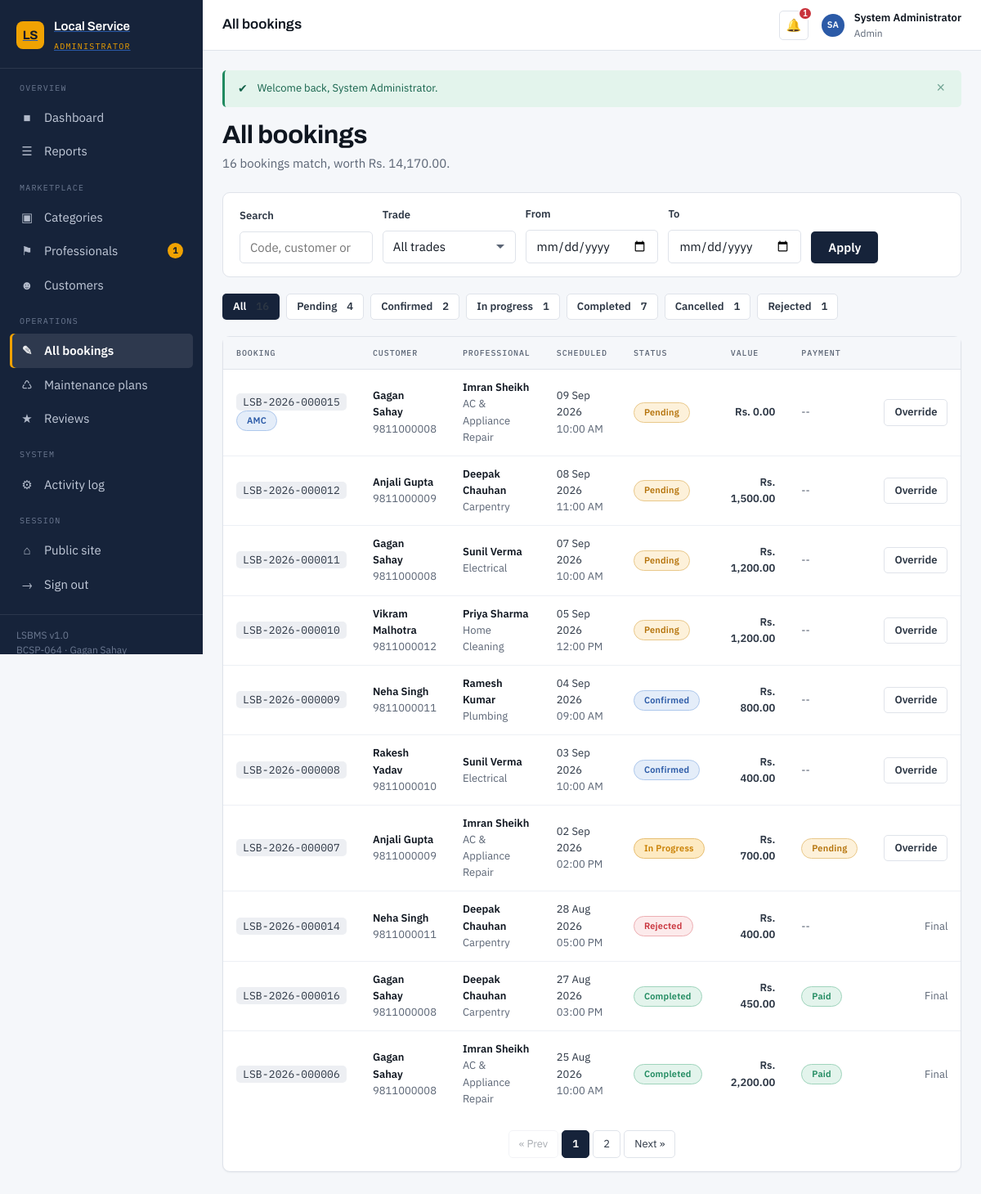
The app's page /admin/bookings.php (signed in) with its own data.
### tables this page shows
CREATE TABLE bookings (
    booking_id          INT UNSIGNED NOT NULL AUTO_INCREMENT,
    booking_code        VARCHAR(20)  NOT NULL,
    user_id             INT UNSIGNED NOT NULL COMMENT 'The customer raising the request',
    provider_id         INT UNSIGNED NOT NULL,
    service_id          INT UNSIGNED     NULL COMMENT 'NULL when booked directly against a provider',
    booking_date        DATE         NOT NULL,
    booking_time        TIME         NOT NULL,
    duration_minutes    SMALLINT UNSIGNED NOT NULL DEFAULT 60,
    service_address     VARCHAR(255) NOT NULL,
    city                VARCHAR(60)      NULL,
    pincode             VARCHAR(6)       NULL,
    problem_description TEXT             NULL,
    status              ENUM('pending','confirmed','in_progress','completed','cancelled','rejected')
                        NOT NULL DEFAULT 'pending',
    estimated_cost      DECIMAL(10,2) NOT NULL DEFAULT 0.00,
    final_cost          DECIMAL(10,2)     NULL,
    cancellation_reason VARCHAR(255)      NULL,
    is_maintenance      TINYINT(1)   NOT NULL DEFAULT 0 COMMENT '1 = auto-raised by an AMC contract',
    created_at          DATETIME     NOT NULL DEFAULT CURRENT_TIMESTAMP,
    updated_at          DATETIME     NOT NULL DEFAULT CURRENT_TIMESTAMP ON UPDATE CURRENT_TIMESTAMP,

    PRIMARY KEY (booking_id),
    UNIQUE  KEY uq_bookings_code (booking_code),
    KEY idx_bookings_user     (user_id),
    KEY idx_bookings_provider (provider_id),
    KEY idx_bookings_service  (service_id),
    KEY idx_bookings_status   (status),
    KEY idx_bookings_date     (booking_date),
     
     
    KEY idx_bookings_slot     (provider_id, booking_date, booking_time),

    CONSTRAINT fk_bookings_user
        FOREIGN KEY (user_id)     REFERENCES users (user_id)
        ON DELETE CASCADE  ON UPDATE CASCADE,
    CONSTRAINT fk_bookings_provider
        FOREIGN KEY (provider_id) REFERENCES providers (provider_id)
        ON DELETE CASCADE  ON UPDATE CASCADE,
    CONSTRAINT fk_bookings_service
        FOREIGN KEY (service_id)  REFERENCES services (service_id)
        ON DELETE SET NULL ON UPDATE CASCADE
);

CREATE TABLE users (
    user_id        INT UNSIGNED  NOT NULL AUTO_INCREMENT,
    full_name      VARCHAR(100)  NOT NULL,
    email          VARCHAR(150)  NOT NULL,
    password_hash  VARCHAR(255)  NOT NULL  COMMENT 'bcrypt output of password_hash(); never plaintext',
    phone          VARCHAR(15)   NOT NULL,
    address        VARCHAR(255)      NULL,
    city           VARCHAR(60)       NULL,
    pincode        VARCHAR(6)        NULL,
    profile_photo  VARCHAR(255)      NULL  COMMENT 'Relative path under assets/uploads/',
    role           ENUM('customer','provider','admin') NOT NULL DEFAULT 'customer',
    status         ENUM('active','suspended')          NOT NULL DEFAULT 'active',
    created_at     DATETIME      NOT NULL DEFAULT CURRENT_TIMESTAMP,
    updated_at     DATETIME      NOT NULL DEFAULT CURRENT_TIMESTAMP ON UPDATE CURRENT_TIMESTAMP,

    PRIMARY KEY (user_id),
    UNIQUE  KEY uq_users_email (email),
    KEY     idx_users_role     (role),
    KEY     idx_users_city     (city)
);

CREATE TABLE categories (
    category_id    INT UNSIGNED  NOT NULL AUTO_INCREMENT,
    category_name  VARCHAR(80)   NOT NULL,
    description    VARCHAR(255)      NULL,
    icon           VARCHAR(40)       NULL  COMMENT 'Emoji / icon shown on the landing page',
    is_active      TINYINT(1)    NOT NULL DEFAULT 1,
    created_at     DATETIME      NOT NULL DEFAULT CURRENT_TIMESTAMP,

    PRIMARY KEY (category_id),
    UNIQUE  KEY uq_categories_name (category_name)
);

### admin/bookings.php (the view, shortened to what this page needs)
<?php
$pdo = db();
$filter     = get('status', 'all');
$categoryId = get_int('category');
$keyword    = get('q');
$fromDate   = get('from');
$toDate     = get('to');
$tabs = [
    'all'         => 'All',
    'pending'     => 'Pending',
    'confirmed'   => 'Confirmed',
    'in_progress' => 'In progress',
    'completed'   => 'Completed',
    'cancelled'   => 'Cancelled',
    'rejected'    => 'Rejected',
];
$where  = [];
$params = [];
$whereSql = $where ? 'WHERE ' . implode(' AND ', $where) : '';
$counts = ['all' => 0];
foreach ($pdo->query('SELECT status, COUNT(*) AS n FROM bookings GROUP BY status')->fetchAll() as $row) {
    $counts[$row['status']] = (int) $row['n'];
    $counts['all'] += (int) $row['n'];
}
$baseSql = "FROM bookings   b
            JOIN users      cu ON cu.user_id    = b.user_id
            JOIN providers  p  ON p.provider_id = b.provider_id
            JOIN users      pu ON pu.user_id    = p.user_id
            JOIN categories c  ON c.category_id = p.category_id
            LEFT JOIN services s   ON s.service_id  = b.service_id
            LEFT JOIN payments pay ON pay.booking_id = b.booking_id
            $whereSql";
$countStmt = $pdo->prepare("SELECT COUNT(*) $baseSql");
$countStmt->execute($params);
$totalRows  = (int) $countStmt->fetchColumn();
$totalPages = (int) ceil($totalRows / RECORDS_PER_PAGE);
$page       = max(1, get_int('page', 1));
$page       = $totalPages > 0 ? min($page, $totalPages) : 1;
$offset     = ($page - 1) * RECORDS_PER_PAGE;
$stmt = $pdo->prepare(
    "SELECT b.*, cu.full_name AS customer_name, cu.phone AS customer_phone,
            pu.full_name AS provider_name, c.category_name, s.service_name,
            pay.invoice_no, pay.payment_status
     $baseSql
     ORDER BY b.booking_date DESC, b.booking_time DESC
     LIMIT " . (int) RECORDS_PER_PAGE . " OFFSET " . (int) $offset
);
$stmt->execute($params);
$bookings = $stmt->fetchAll();
$queryParts = array_filter([
    'status'   => $filter !== 'all' ? $filter : null,
    'category' => $categoryId > 0 ? $categoryId : null,
    'q'        => $keyword !== '' ? $keyword : null,
    'from'     => valid_date($fromDate) ? $fromDate : null,
    'to'       => valid_date($toDate)   ? $toDate   : null,
], static fn($v) => $v !== null);
$baseQuery = http_build_query($queryParts);
include __DIR__ . '/../includes/header.php';
?>
<form class="filters" method="get" action="bookings.php">
    <div class="filters__row">
        <div>
            <label class="label" for="q">Search</label>
            <input class="input" type="search" id="q" name="q" value="<?= e($keyword) ?>"
                   placeholder="Code, customer or professional">
        </div>
        <div>
            <label class="label" for="category">Trade</label>
            <select class="select" id="category" name="category">
                <option value="">All trades</option>
            </select>
        </div>
        <div>
            <label class="label" for="from">From</label>
            <input class="input" type="date" id="from" name="from" value="<?= e($fromDate) ?>">
        </div>
        <div>
            <label class="label" for="to">To</label>
            <input class="input" type="date" id="to" name="to" value="<?= e($toDate) ?>">
        </div>
        <div class="btn-row">
            <button class="btn btn--primary" type="submit">Apply</button>
        </div>
    </div>
</form>
<div class="btn-row" style="margin-bottom:var(--sp-5)">
    <?php foreach ($tabs as $key => $label): ?>
        <a class="btn <?= $filter === $key ? 'btn--primary' : 'btn--outline' ?> btn--sm"
           href="bookings.php?status=<?= e($key) ?>">
            <?= e($label) ?>
            <?php if (!empty($counts[$key])): ?>
                <span class="ref" style="background:none;padding:0 0 0 4px"><?= (int) $counts[$key] ?></span>
            <?php endif; ?>
        </a>
    <?php endforeach; ?>
</div>
<?php if (!$bookings): ?>
    <div class="card">
        <div class="empty">
            <div class="empty__icon" aria-hidden="true">&#128203;</div>
            <h3>No bookings match</h3>
            <p>Try widening the date range, or clearing the filters.</p>
            <a class="btn btn--primary" href="bookings.php">Show all bookings</a>
        </div>
    </div>
<?php else: ?>
    <section class="card">
        <div class="card__body card__body--flush">
            <div class="table-wrap">
                <table class="table">
                    <thead>
                        <tr>
                            <th>Booking</th><th>Customer</th><th>Professional</th>
                            <th>Scheduled</th><th>Status</th>
                            <th class="text-right">Value</th><th>Payment</th><th></th>
                        </tr>
                    </thead>
                    <tbody>
                    <?php foreach ($bookings as $b): ?>
                        <tr>
                            <td>
                                <span class="ref"><?= e($b['booking_code']) ?></span>
                                <?php if ($b['is_maintenance']): ?>
                                    <br><span class="badge badge--scheduled">AMC</span>
                                <?php endif; ?>
                            </td>
                            <td>
                                <span class="table__primary"><?= e($b['customer_name']) ?></span><br>
                                <span class="text-small text-muted"><?= e($b['customer_phone']) ?></span>
                            </td>
                            <td>
                                <span class="table__primary"><?= e($b['provider_name']) ?></span><br>
                                <span class="text-small text-muted"><?= e($b['category_name']) ?></span>
                            </td>
                            <td class="text-small">
                                <?= e(show_date($b['booking_date'])) ?><br>
                                <span class="text-muted"><?= e(show_time($b['booking_time'])) ?></span>
                            </td>
                            <td><?= status_badge($b['status']) ?></td>
                            <td class="text-right table__primary">
                                <?= e(money($b['final_cost'] ?? $b['estimated_cost'])) ?>
                            </td>
                            <td>
                                <?= $b['payment_status'] ? status_badge($b['payment_status']) : '<span class="text-muted">--</span>' ?>
                            </td>
                            <td class="text-right">
                                <?php
                                $allowed = status_transitions()['admin'][$b['status']] ?? [];
                                ?>
                                <?php if ($allowed): ?>
                                    <details>
                                        <summary class="btn btn--outline btn--sm" style="cursor:pointer;list-style:none">
                                            Override
                                        </summary>
                                    </details>
                                <?php else: ?>
                                    <span class="text-small text-muted">Final</span>
                                <?php endif; ?>
                            </td>
                        </tr>
                    <?php endforeach; ?>
                    </tbody>
                </table>
            </div>
        </div>
        <?= paginate($page, $totalPages, $baseQuery) ?>
    </section>
<?php endif; ?>
<?php include __DIR__ . '/../includes/footer.php'; ?>

### includes/functions.php (shortened to what this page needs)
<?php
function e($value): string
{
    return htmlspecialchars((string) ($value ?? ''), ENT_QUOTES | ENT_SUBSTITUTE, 'UTF-8');
}
function get(string $key, string $default = ''): string
{
    return isset($_GET[$key]) && is_scalar($_GET[$key])
        ? trim((string) $_GET[$key])
        : $default;
}
function get_int(string $key, int $default = 0): int
{
    $value = filter_input(INPUT_GET, $key, FILTER_VALIDATE_INT);
    return ($value === false || $value === null || $value < 0) ? $default : $value;
}
function valid_date(string $date): bool
{
    $d = DateTime::createFromFormat('Y-m-d', $date);
    return $d !== false && $d->format('Y-m-d') === $date;
}
function render_flashes(): string
{
    $icons = ['success' => '&#10004;', 'error' => '&#10006;', 'warning' => '&#9888;', 'info' => '&#8505;'];
    $html  = '';
    foreach ($_SESSION['flash'] as $f) {
        $type  = in_array($f['type'], ['success', 'error', 'warning', 'info'], true) ? $f['type'] : 'info';
        $html .= '<div class="alert alert--' . $type . '" role="alert">'
               . '<span class="alert__icon">' . ($icons[$type] ?? '') . '</span>'
               . '<span class="alert__text">' . e($f['message']) . '</span>'
               . '<button type="button" class="alert__close" aria-label="Dismiss">&times;</button>'
               . '</div>';
    }
    return $html;
}
function status_transitions(): array
{
    return [
        'provider' => [
            'pending'     => ['confirmed', 'rejected'],
            'confirmed'   => ['in_progress', 'cancelled'],
            'in_progress' => ['completed'],
        ],
        'customer' => [
            'pending'   => ['cancelled'],
            'confirmed' => ['cancelled'],
        ],
        'admin' => [
            'pending'     => ['confirmed', 'cancelled', 'rejected'],
            'confirmed'   => ['in_progress', 'cancelled'],
            'in_progress' => ['completed', 'cancelled'],
        ],
    ];
}
function money($amount): string
{
    return CURRENCY . ' ' . number_format((float) $amount, 2);
}
function show_date(?string $date): string
{
    return $date ? date(DATE_FORMAT, strtotime($date)) : '--';
}
function show_time(?string $time): string
{
    return $time ? date(TIME_FORMAT, strtotime($time)) : '--';
}
function status_badge(string $status): string
{
    $labels = [
        'pending'     => 'Pending',
        'confirmed'   => 'Confirmed',
        'in_progress' => 'In Progress',
        'completed'   => 'Completed',
        'cancelled'   => 'Cancelled',
        'rejected'    => 'Rejected',
        'active'      => 'Active',
        'suspended'   => 'Suspended',
        'verified'    => 'Verified',
        'expired'     => 'Expired',
        'scheduled'   => 'Scheduled',
        'due'         => 'Due',
        'missed'      => 'Missed',
        'paid'        => 'Paid',
        'refunded'    => 'Refunded',
    ];
    $label = $labels[$status] ?? ucfirst(str_replace('_', ' ', $status));
    return '<span class="badge badge--' . e($status) . '">' . e($label) . '</span>';
}
function paginate(int $currentPage, int $totalPages, string $baseQuery = ''): string
{
    $sep  = $baseQuery !== '' ? '&amp;' : '';
    $html = '<nav class="pagination" aria-label="Pagination">';
    $prevDisabled = $currentPage <= 1 ? ' is-disabled' : '';
    $html .= '<a class="pagination__link' . $prevDisabled . '" href="?' . e($baseQuery) . $sep
           . 'page=' . max(1, $currentPage - 1) . '">&laquo; Prev</a>';
    $start = max(1, $currentPage - 2);
    $end   = min($totalPages, $currentPage + 2);
    for ($i = $start; $i <= $end; $i++) {
        $active = $i === $currentPage ? ' is-active' : '';
        $html  .= '<a class="pagination__link' . $active . '" href="?' . e($baseQuery) . $sep
                . 'page=' . $i . '">' . $i . '</a>';
    }
    $nextDisabled = $currentPage >= $totalPages ? ' is-disabled' : '';
    $html .= '<a class="pagination__link' . $nextDisabled . '" href="?' . e($baseQuery) . $sep
           . 'page=' . min($totalPages, $currentPage + 1) . '">Next &raquo;</a>';
    return $html . '</nav>';
}

### records on screen
bookings: is_maintenance "1", service "7", booking_code "LSB-2026-000015", shows "AMC", user.full_name "Gagan Sahay", user.phone "9811000008", users.full_name "Imran Sheikh", categories.category_name "AC & Appliance Repair", booking_date "09 Sep 2026", booking_time "10:00 AM", status "Pending", money($b['final_cost'] ?? $b['estimated_cost']) "Rs. 0.00"
bookings: booking_code "LSB-2026-000012", user.full_name "Anjali Gupta", user.phone "9811000009", users.full_name "Deepak Chauhan", categories.category_name "Carpentry", booking_date "08 Sep 2026", booking_time "11:00 AM", status "Pending", money($b['final_cost'] ?? $b['estimated_cost']) "Rs. 1,500.00"
bookings: booking_code "LSB-2026-000011", user.full_name "Gagan Sahay", user.phone "9811000008", users.full_name "Sunil Verma", categories.category_name "Electrical", booking_date "07 Sep 2026", booking_time "10:00 AM", status "Pending", money($b['final_cost'] ?? $b['estimated_cost']) "Rs. 1,200.00"
bookings: booking_code "LSB-2026-000010", user.full_name "Vikram Malhotra", user.phone "9811000012", users.full_name "Priya Sharma", categories.category_name "Home Cleaning", booking_date "05 Sep 2026", booking_time "12:00 PM", status "Pending", money($b['final_cost'] ?? $b['estimated_cost']) "Rs. 1,200.00"
bookings: booking_code "LSB-2026-000009", user.full_name "Neha Singh", user.phone "9811000011", users.full_name "Ramesh Kumar", categories.category_name "Plumbing", booking_date "04 Sep 2026", booking_time "09:00 AM", status "Confirmed", money($b['final_cost'] ?? $b['estimated_cost']) "Rs. 800.00"
bookings: booking_code "LSB-2026-000008", user.full_name "Rakesh Yadav", user.phone "9811000010", users.full_name "Sunil Verma", categories.category_name "Electrical", booking_date "03 Sep 2026", booking_time "10:00 AM", status "Confirmed", money($b['final_cost'] ?? $b['estimated_cost']) "Rs. 400.00"
bookings: booking_code "LSB-2026-000007", user.full_name "Anjali Gupta", user.phone "9811000009", users.full_name "Imran Sheikh", categories.category_name "AC & Appliance Repair", booking_date "02 Sep 2026", booking_time "02:00 PM", status "In Progress Pending", money($b['final_cost'] ?? $b['estimated_cost']) "Rs. 700.00"
bookings: booking_code "LSB-2026-000014", user.full_name "Neha Singh", user.phone "9811000011", users.full_name "Deepak Chauhan", categories.category_name "Carpentry", booking_date "28 Aug 2026", booking_time "05:00 PM", status "Rejected", money($b['final_cost'] ?? $b['estimated_cost']) "Rs. 400.00", shows "Final"
bookings: booking_code "LSB-2026-000016", user.full_name "Gagan Sahay", user.phone "9811000008", users.full_name "Deepak Chauhan", categories.category_name "Carpentry", booking_date "27 Aug 2026", booking_time "03:00 PM", status "Completed Paid", final_cost "Rs. 450.00", shows "Final"
bookings: booking_code "LSB-2026-000006", user.full_name "Gagan Sahay", user.phone "9811000008", users.full_name "Imran Sheikh", categories.category_name "AC & Appliance Repair", booking_date "25 Aug 2026", booking_time "10:00 AM", status "Completed Paid", final_cost "Rs. 2,200.00", shows "Final"

### other values on screen
$roleLabels[$role] "ADMINISTRATOR"
$groupName "OVERVIEW"
$icon "■"
$label "Dashboard"
$icon "☰"
$label "Reports"
$groupName "MARKETPLACE"
$icon "▣"
$label "Categories"
$icon "⚑"
$label "Professionals"
$count "1"
$icon "☻"
$label "Customers"
$groupName "OPERATIONS"
